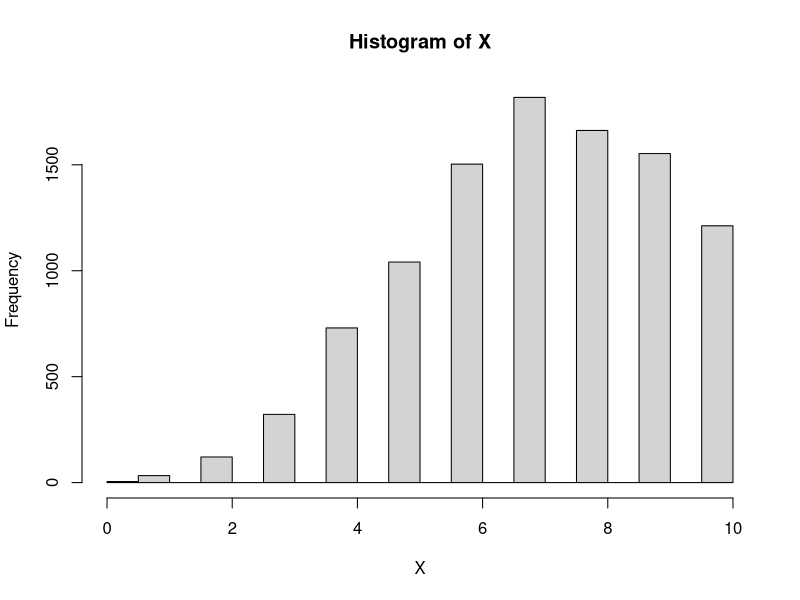

Generate this figure with R:
#### Øvelse 6

## Det første!!
A = rep(8,10)
AA = 8
for (j in 0:length(A)){
  A[j] = (AA^j)/factorial(j)
}
X = vector()
xx = 0:10
g = (AA^xx/factorial(xx))/sum(A)
X[1]=1
N.iter = 10000
for (i in 2:N.iter){
  x = X[i-1]
  Y = floor(runif(1,0,11))
  Y
  if (g[Y+1]>=g[x+1]){
    X[i]=Y
  } else {
    X[i]=sample(c(Y,x),1,replace = TRUE, prob = c(g[Y+1]/g[x+1],1-g[Y+1]/g[x+1]))
  }
}
hist(X)


# ######### DET NYE
# A1 = 4
# A2 = 4
# ii = 1:5
# jj = 1:5
# g = matrix(NA, 10, 10)
# for (j in 1:10){
#   for ( i in 1:10){
#     g[i,j] = (A1^i)/factorial(i)*(A2^i)/factorial(j)
#   }
# }
# x =c(1,1)
# X = matrix(x,1, 2)
# N.iter = 10000
# n = 10
# for (i in 2:N.iter){
#   Y = floor(runif(2,0,11))
#   Y
#   if (all(g[Y+1]>=g[x+1])){
#     x=Y
#   } else {
#     E = runif(2,0,1)
#     if (all(E < g[Y]/g[x])){
#       x = Y
#     }
#   }
#   X = rbind(X,x)
# }
#
#
#
# dev.new()
# hist(X, freq = FALSE)
#
# plot(g)
